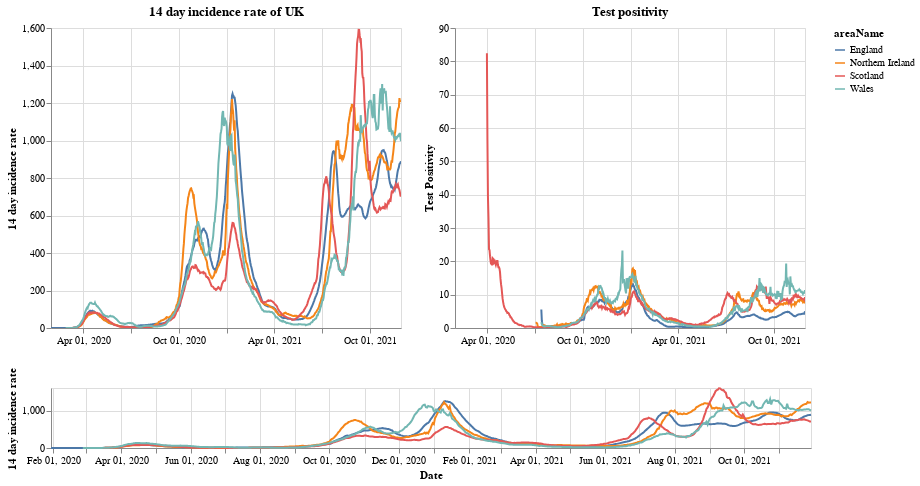

This figure's notebook cell:
### Markdown cell above
# Plots

First a plot with each country in the UK. The top right shows the positivity rate for (which is the percentage of registered tests which were positive) while the top left is the 14 day incidence rate. The bottom chart can be used to select the timeframe (does not work on a mobile device).

### Code cell
#collapse
brush = alt.selection(type='interval', name='DateBrush',encodings=['x'],fields=['Time'])
leg_selection = alt.selection_multi(fields=['areaName'], bind='legend')

base = alt.Chart(uk_cases).mark_line().encode(
    x=alt.X("yearmonthdate(date):T", axis=alt.Axis(title='Date')),
    y=alt.Y("twoWeeklyCasesRate:Q", axis=alt.Axis(title='14 day incidence rate')),
    tooltip=['areaName', 'date','twoWeeklyCasesRate', 'testPositivity'],
    color='areaName',
    opacity=alt.condition(leg_selection, alt.value(2), alt.value(0.1))
).add_selection(leg_selection).properties(width=350)

upper = base.encode(alt.X('yearmonthdate(date):T', axis=alt.Axis(title=''),
                         scale=alt.Scale(domain=brush))
                   ).properties(title=f'14 day incidence rate of UK')
upper_right = upper.encode(alt.Y('testPositivity:Q', axis=alt.Axis(title='Test Positivity'))).properties(title='Test positivity')
lower = base.properties(height=60, width = 760).add_selection(brush)

(upper | upper_right) & lower

### Figure 1 — Vega-Lite specification as saved in the notebook (floating-point values rounded to 4 significant figures; data arrays with more than 128 entries replaced by an {"elided": "..."} marker saying what was removed)
{"config": {"view": {"continuousWidth": 400, "continuousHeight": 300}}, "vconcat": [{"hconcat": [{"mark": "line", "encoding": {"color": {"type": "nominal", "field": "areaName"}, "opacity": {"condition": {"value": 2, "selection": "selector001"}, "value": 0.1}, "tooltip": [{"type": "nominal", "field": "areaName"}, {"type": "temporal", "field": "date"}, {"type": "quantitative", "field": "twoWeeklyCasesRate"}, {"type": "quantitative", "field": "testPositivity"}], "x": {"type": "temporal", "axis": {"title": ""}, "field": "date", "scale": {"domain": {"selection": "DateBrush"}}, "timeUnit": "yearmonthdate"}, "y": {"type": "quantitative", "axis": {"title": "14 day incidence rate"}, "field": "twoWeeklyCasesRate"}}, "selection": {"selector001": {"type": "multi", "fields": ["areaName"], "bind": "legend"}}, "title": "14 day incidence rate of UK", "width": 350}, {"mark": "line", "encoding": {"color": {"type": "nominal", "field": "areaName"}, "opacity": {"condition": {"value": 2, "selection": "selector001"}, "value": 0.1}, "tooltip": [{"type": "nominal", "field": "areaName"}, {"type": "temporal", "field": "date"}, {"type": "quantitative", "field": "twoWeeklyCasesRate"}, {"type": "quantitative", "field": "testPositivity"}], "x": {"type": "temporal", "axis": {"title": ""}, "field": "date", "scale": {"domain": {"selection": "DateBrush"}}, "timeUnit": "yearmonthdate"}, "y": {"type": "quantitative", "axis": {"title": "Test Positivity"}, "field": "testPositivity"}}, "selection": {"selector001": {"type": "multi", "fields": ["areaName"], "bind": "legend"}}, "title": "Test positivity", "width": 350}]}, {"mark": "line", "encoding": {"color": {"type": "nominal", "field": "areaName"}, "opacity": {"condition": {"value": 2, "selection": "selector001"}, "value": 0.1}, "tooltip": [{"type": "nominal", "field": "areaName"}, {"type": "temporal", "field": "date"}, {"type": "quantitative", "field": "twoWeeklyCasesRate"}, {"type": "quantitative", "field": "testPositivity"}], "x": {"type": "temporal", "axis": {"title": "Date"}, "field": "date", "timeUnit": "yearmonthdate"}, "y": {"type": "quantitative", "axis": {"title": "14 day incidence rate"}, "field": "twoWeeklyCasesRate"}}, "height": 60, "selection": {"selector001": {"type": "multi", "fields": ["areaName"], "bind": "legend"}, "DateBrush": {"type": "interval", "encodings": ["x"], "fields": ["Time"]}}, "width": 760}], "data": {"name": "data-b67b920e0f64522c557a5bfdd15d41fd"}, "$schema": "https://vega.github.io/schema/vega-lite/v4.8.1.json", "datasets": {"data-b67b920e0f64522c557a5bfdd15d41fd": {"elided": "2588 records"}}}
